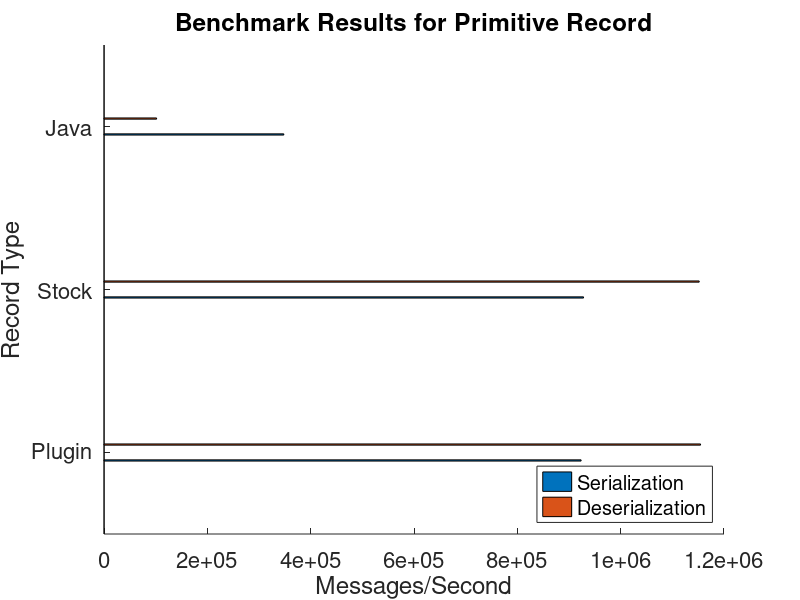
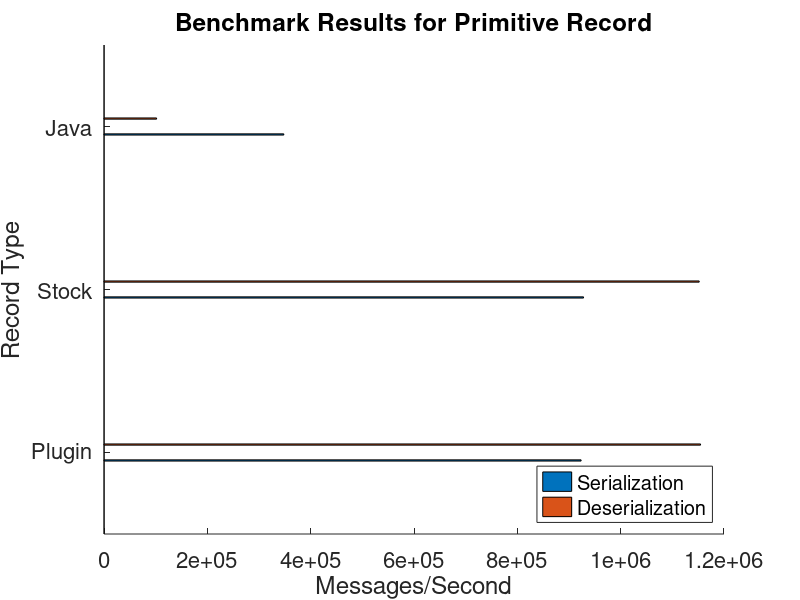
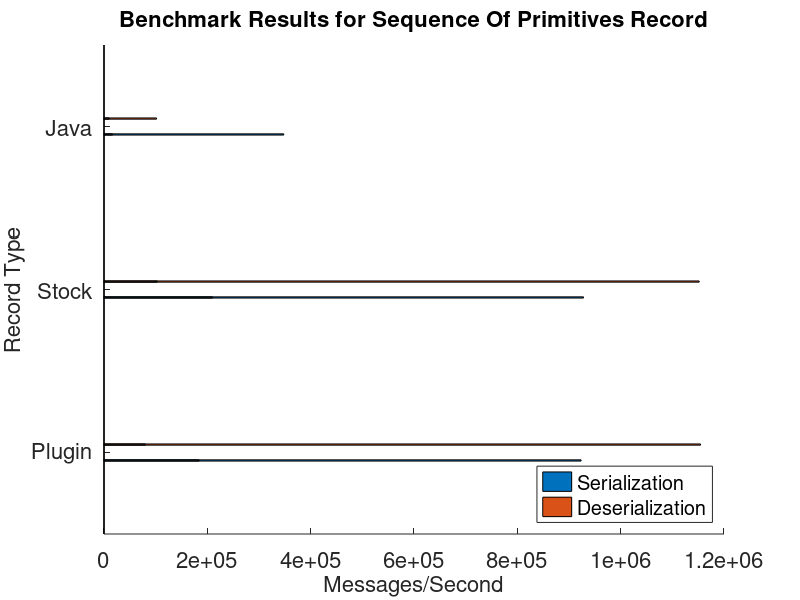
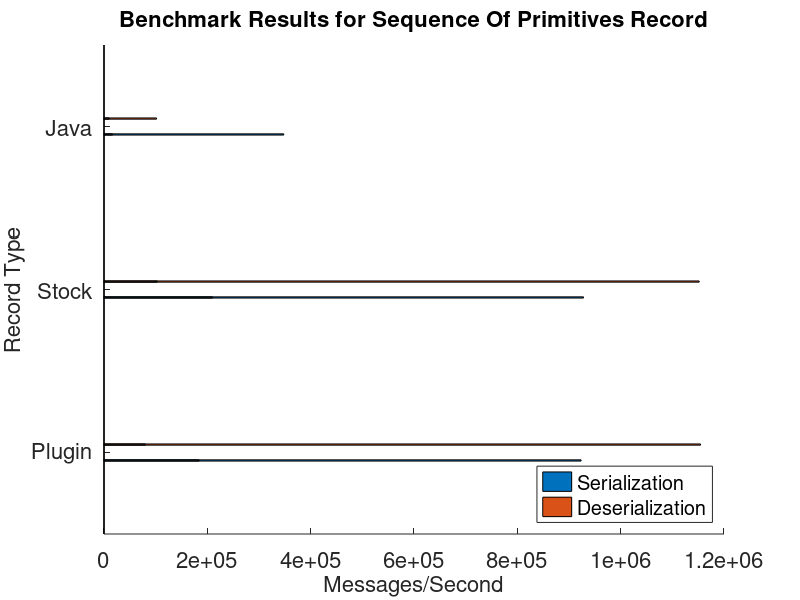

The MATLAB script that drew these images, in order:
#!/usr/bin/octave -q

times = {
  { 
    [27700676, 30.000001, 34637238, 30.000001],
    [27842304, 30.000002, 34558638, 30.000001],
    [10436369, 30.000001, 3050012, 30.000001]
  },
  {
    [5523716, 30.000005, 2392933, 30.000012], 
    [6297557, 30.000002, 3085063, 30.000007],
    [491590, 30.00038, 298119, 30.000068]
  },
  {
    [11060126, 30.000002, 22729446, 30.000001],
    [11131233, 30.000003, 22624197, 30.000001],
    [5836067, 30.000004, 2019126, 30.000011] 
  },
  {
    [25991900, 30.000001, 12031903, 30.000001],
    [25851875, 30.000001, 12271551, 30.000002],
    [5779132, 30.000003, 1126360, 30.000017]
  },
  {
    [2198238, 30.000002, 890014, 30.000031],
    [2285335, 30.000011, 986417, 30.000018],
    [311811, 30.000060, 276567, 30.000042]
  }
};

names = {
  { 'Primitive Record', 'primitives' },
  { 'Sequence Of Primitives Record', 'seqprimitives' },
  { 'Byte Container Record', 'bytecontainer' },
  { 'Message Container Record', 'messagecontainer' },
  { 'Record List Record', 'recordlist' }
};

for i=[1:length(times)]
  vec = times{i};

  name = names{i};

  plugin = vec{1};
  stock  = vec{2};
  java   = vec{3};

  hold on;

  barh([plugin(1)/plugin(2), plugin(3)/plugin(4);
        stock(1)/stock(2), stock(3)/stock(4);
        java(1)/java(2), java(3)/java(4) ], 0.3, 'grouped');

  title(sprintf('Benchmark Results for %s', name{1}), 'fontsize', 16);
  legend({ 'Serialization', 'Deserialization' }, 'location', 'southeast');
  xlabel('Messages/Second', 'fontsize', 16);
  ylabel('Record Type', 'fontsize', 16);
  set(gca, 'ytick', 1:1:3);
  set(gca, 'yticklabel', { 'Plugin', 'Stock', 'Java' });
  set(gca, 'fontsize', 16);

  print(sprintf('%s.png', name{2}), '-dpng');
  print(sprintf('%s.pdf', name{2}), '-dpdf');

  close all;

end
